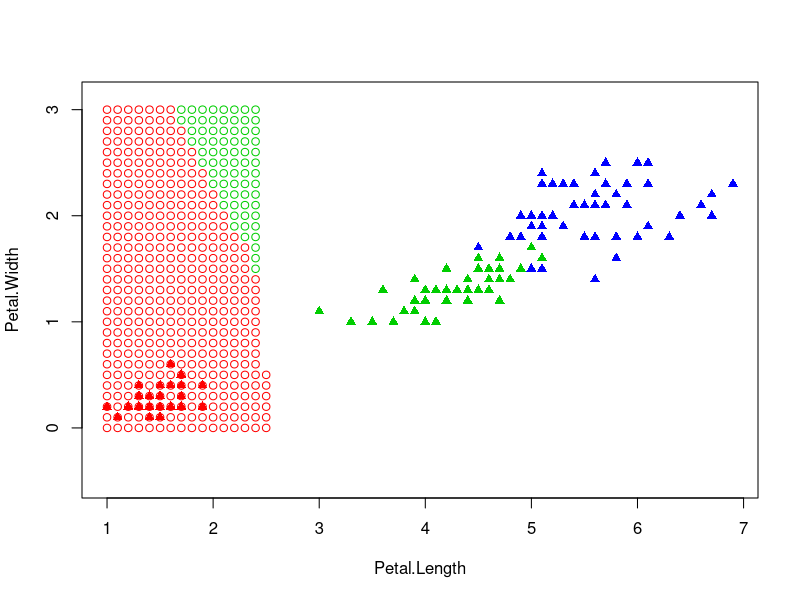

Write R code to recreate this figure. (Note: a time limit stopped this script after it produced the figure.)
euclideanDistance <- function(u, v)
{
  sqrt(sum((u - v)^2))
}

sortObjectsByDist <- function(xl, z, metricFunction = euclideanDistance)
{
  l <- dim(xl)[1]
  n <- dim(xl)[2] - 1
  
  distances <- matrix(NA, l, 2)
  for (i in 1:l)
  {
    distances[i, ] <- c(i, metricFunction(xl[i, 1:n], z))
  }
  orderedXl <- xl[order(distances[, 2]), ]
  return (orderedXl);
}

kNN <- function(xl, z, k)
{
  orderedXl <- sortObjectsByDist(xl, z)
  n <- dim(orderedXl)[2] - 1
  classes <- orderedXl[1:k, n + 1]
  counts <- table(classes)
  class <- names(which.max(counts))
  return (class)
}


colors <- c("setosa" = "red", "versicolor" = "green3", "virginica" = "blue")
plot(iris[, 3:4], pch = 17, bg = colors[iris$Species], col = colors[iris$Species], asp = 1)


x <- seq (1, 7, by=0.1)
y <- seq (0, 3, by=0.1)
for (i in x){
  for (j in y){
    z <- c(i, j)
    xl <- iris[, 3:5]
    class <- kNN(xl, z, k=6)
    points(z[1], z[2], pch = 1, bg = "white", col=colors[class])
  }
}


legend("bottomright", c("setosa", "versicolor", "virginica"), pch = c(15,15,15), col = c("red", "green3", "blue"))
